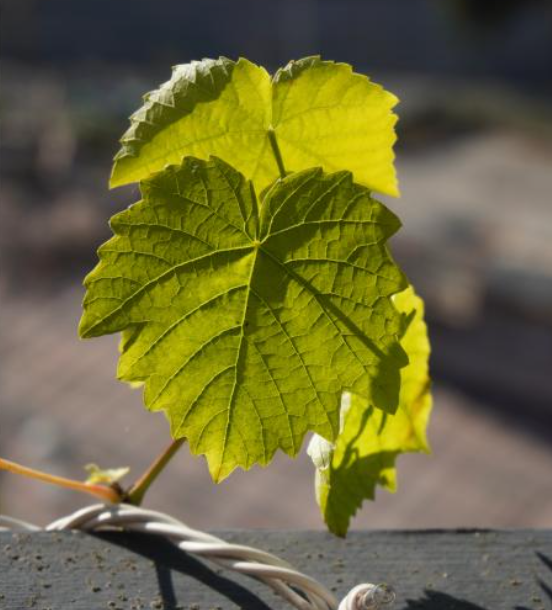
#> input picture input.png, 552 x 610 px
$ python pixal.py
#> lines starting #> are read from the running program, lines starting #| are printed output that depends on the picture
import numpy as np
from PIL import Image
import matplotlib.pyplot as plt
image = Image.open("input.png").convert("RGB")
pixels = np.array(image)
print("Image shape:", pixels.shape)
#| Image shape: (610, 552, 3)
print("Data type:", pixels.dtype)
#| Data type: uint8
gray = (
    0.299 * pixels[:, :, 0]
    + 0.587 * pixels[:, :, 1]
    + 0.114 * pixels[:, :, 2]
).astype(np.uint8)
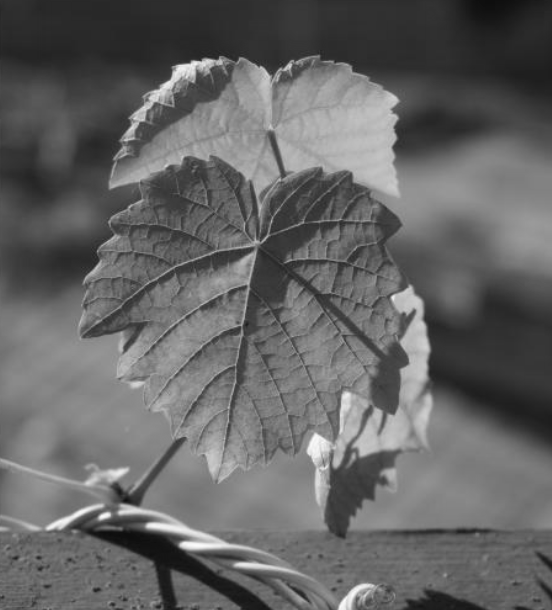
#> gray: shape (610, 552); min 12, max 252, mean 100.4
brightness = np.clip(
    pixels.astype(np.int16) + 40, 0, 255
).astype(np.uint8)
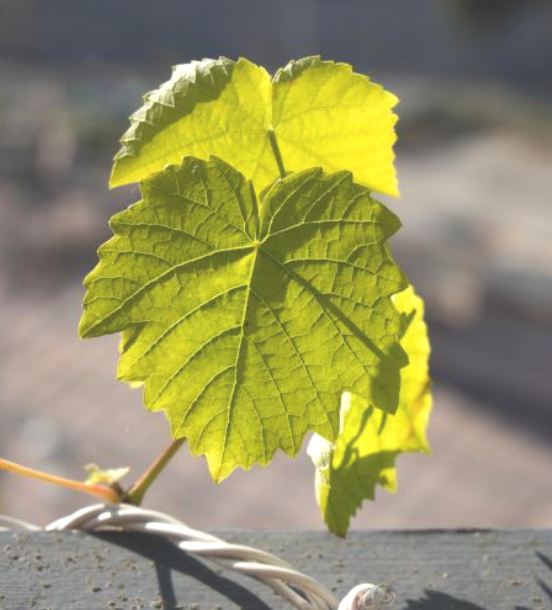
#> brightness: shape (610, 552, 3); mean R, G, B 148.3, 145, 99.7
flipped = pixels[:, ::-1, :]
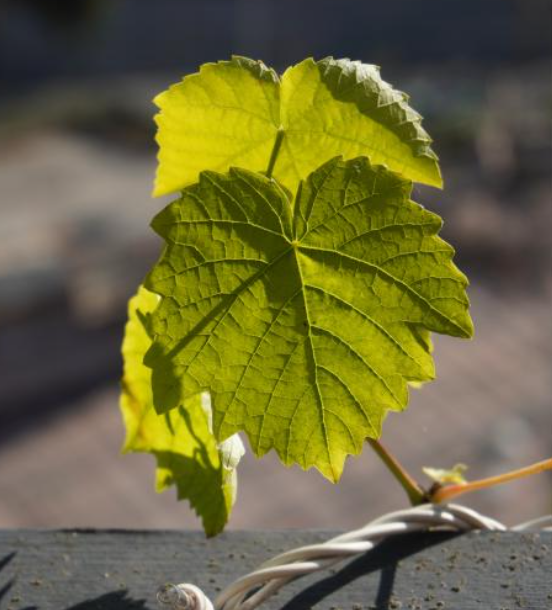
#> flipped: shape (610, 552, 3); mean R, G, B 108.5, 105.1, 59.7
fig, axes = plt.subplots(2, 2, figsize=(10, 8))
axes[0, 0].imshow(pixels)
axes[0, 0].set_title("Original")
axes[0, 1].imshow(gray, cmap="gray")
axes[0, 1].set_title("Grayscale")
axes[1, 0].imshow(brightness)
axes[1, 0].set_title("Brighter")
axes[1, 1].imshow(flipped)
axes[1, 1].set_title("Flipped")
for ax in axes.flat:
    ax.axis("off")
plt.tight_layout()
plt.show()
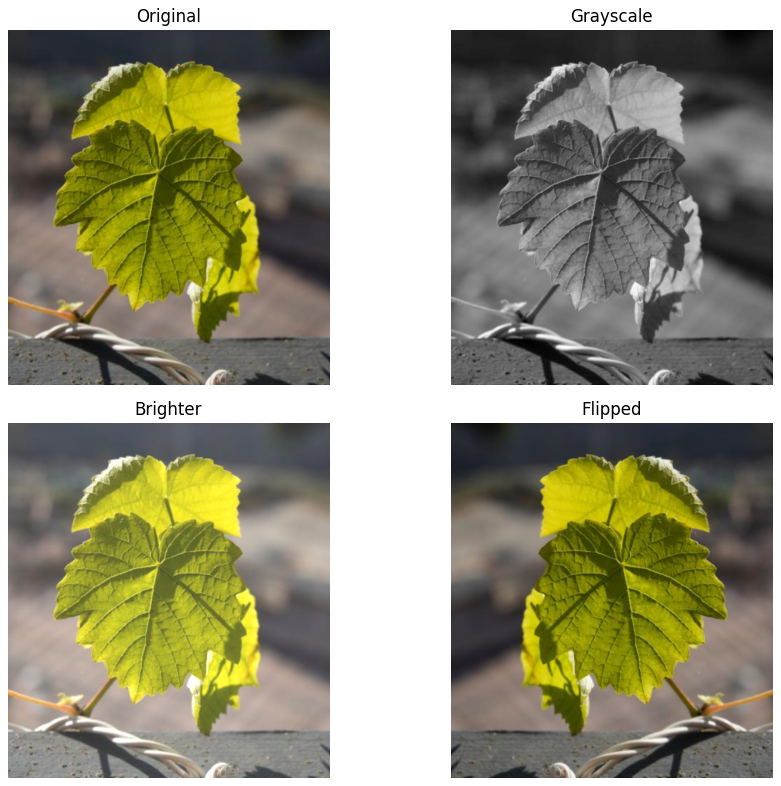
#> figure drawn by matplotlib, 4 panels
